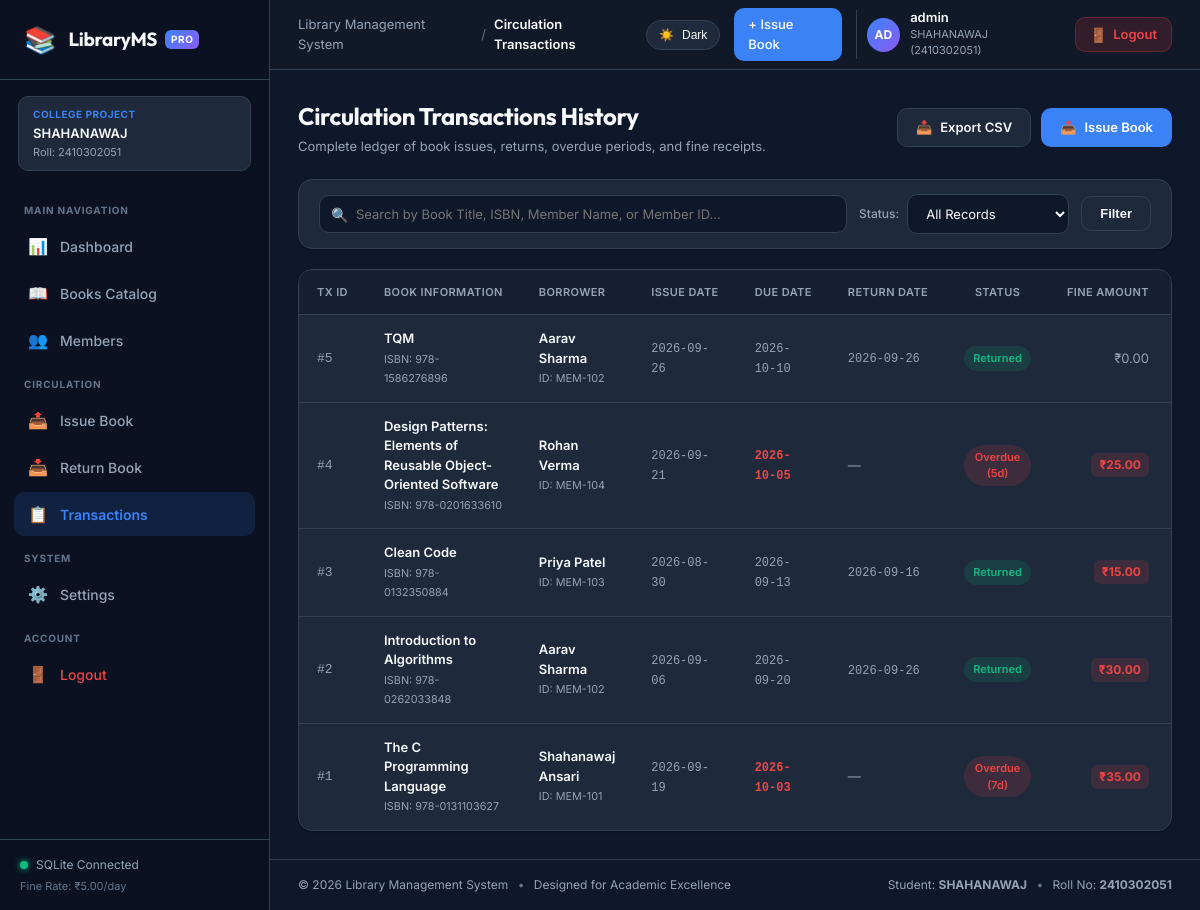
Page /transactions (signed in) on the earlier database version.
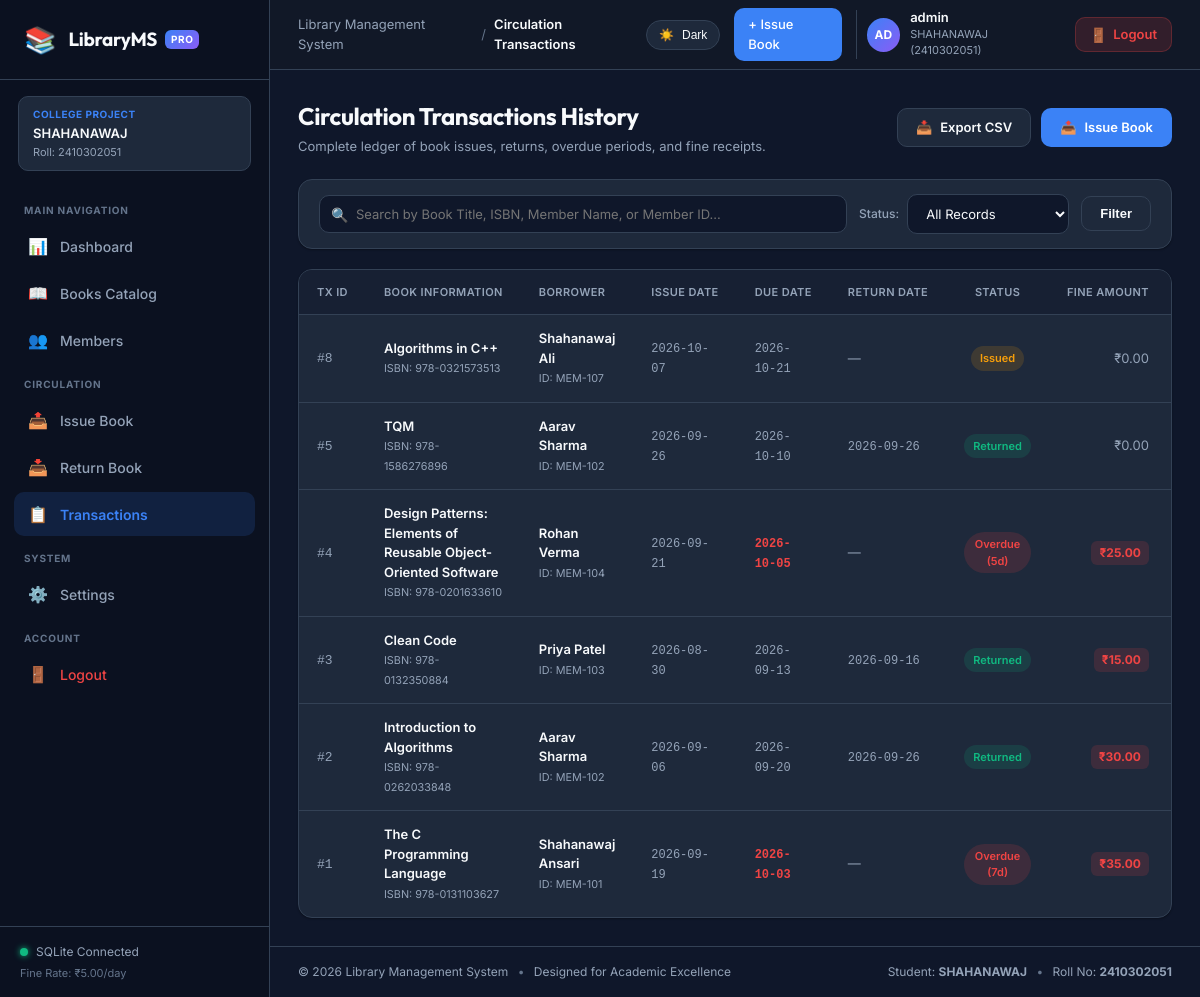
Same page on the later database version.
### tables this page shows
CREATE TABLE transactions (
            id INTEGER PRIMARY KEY AUTOINCREMENT,
            book_id INTEGER NOT NULL,
            member_id INTEGER NOT NULL,
            issue_date TEXT NOT NULL,
            due_date TEXT NOT NULL,
            return_date TEXT,
            status TEXT DEFAULT 'Issued',
            fine REAL DEFAULT 0.0,
            FOREIGN KEY (book_id) REFERENCES books(id) ON DELETE CASCADE,
            FOREIGN KEY (member_id) REFERENCES members(id) ON DELETE CASCADE
        );

CREATE TABLE books (
            id INTEGER PRIMARY KEY AUTOINCREMENT,
            isbn TEXT UNIQUE NOT NULL,
            title TEXT NOT NULL,
            author TEXT NOT NULL,
            category TEXT NOT NULL,
            quantity INTEGER NOT NULL CHECK(quantity >= 0),
            available INTEGER NOT NULL CHECK(available >= 0)
        );

CREATE TABLE members (
            id INTEGER PRIMARY KEY AUTOINCREMENT,
            member_id TEXT UNIQUE NOT NULL,
            name TEXT NOT NULL,
            phone TEXT NOT NULL,
            email TEXT NOT NULL
        );

### app.py (the view)
@app.route("/transactions")
def transactions_list():
    status_filter = request.args.get("status", "All")
    search_query = request.args.get("q", "").strip()
    transactions = TransactionService.get_all_transactions(
        search_query=search_query,
        status=status_filter
    )
    today_str = TransactionService.get_today_str()
    return render_template(
        "transactions.html",
        transactions=transactions,
        status_filter=status_filter,
        search_query=search_query,
        today_str=today_str
    )

### app.py (called while the page is built)
@app.context_processor
def inject_globals():
    settings = SettingsService.load_settings()
    current_theme = session.get("theme", "dark" if settings.get("dark_mode", True) else "light")
    current_user = None
    if session.get("user_id"):
        current_user = {
            "id": session.get("user_id"),
            "username": session.get("username", "admin"),
            "role": session.get("role", "Admin")
        }
    return {
        "app_title": APP_TITLE,
        "app_subtitle": APP_SUBTITLE,
        "student_name": STUDENT_NAME,
        "student_roll": STUDENT_ROLL,
        "currency_symbol": CURRENCY_SYMBOL,
        "fine_per_day": FINE_PER_DAY,
        "default_loan_days": DEFAULT_LOAN_DAYS,
        "current_theme": current_theme,
        "current_user": current_user,
        "now_year": datetime.now().year,
        "current_endpoint": request.endpoint or ""
    }

@app.after_request
def add_cache_control_headers(response):
    response.headers["Cache-Control"] = "no-cache, no-store, must-revalidate, max-age=0"
    response.headers["Pragma"] = "no-cache"
    response.headers["Expires"] = "0"
    return response

### templates/transactions.html (shortened to what the changed rows need)
{% extends "base.html" %}
{% block content %}
<div class="transactions-page">
    <div class="page-header">
        <div class="header-titles">
            <h1 class="page-title">Circulation Transactions History</h1>
        </div>
    </div>
    <div class="card">
        <div class="table-responsive">
            <table class="data-table">
                <thead>
                    <tr>
                        <th style="width: 70px;">Tx ID</th>
                        <th>Book Information</th>
                        <th>Borrower</th>
                        <th style="width: 120px;">Issue Date</th>
                        <th style="width: 120px;">Due Date</th>
                        <th style="width: 120px;">Return Date</th>
                        <th style="width: 140px; text-align: center;">Status</th>
                        <th style="width: 110px; text-align: right;">Fine Amount</th>
                        <th style="width: 130px; text-align: right;">Action</th>
                    </tr>
                </thead>
                <tbody>
                    {% if transactions %}
                        {% for tx in transactions %}
                        <tr>
                            <td><span class="font-mono text-muted">#{{ tx.id }}</span></td>
                            <td>
                                <div class="font-semibold">{{ tx.book_title }}</div>
                                <div class="text-muted"><small>ISBN: {{ tx.isbn }}</small></div>
                            </td>
                            <td>
                                <div class="font-semibold">{{ tx.member_name }}</div>
                                <div class="text-muted"><small>ID: {{ tx.member_code }}</small></div>
                            </td>
                            <td><span class="date-chip">{{ tx.issue_date }}</span></td>
                            <td>
                                <span class="date-chip {% if tx.is_overdue %}date-chip-overdue{% endif %}">
                                    {{ tx.due_date }}
                                </span>
                            </td>
                            <td>
                                {% if tx.return_date %}
                                    <span class="date-chip">{{ tx.return_date }}</span>
                                {% else %}
                                    <span class="text-muted">—</span>
                                {% endif %}
                            </td>
                            <td style="text-align: center;">
                                {% if tx.status == 'Issued' %}
                                    {% if tx.is_overdue %}
                                        <span class="badge badge-danger">Overdue ({{ tx.overdue_days }}d)</span>
                                    {% else %}
                                        <span class="badge badge-warning">Issued</span>
                                    {% endif %}
                                {% elif tx.status == 'Returned' %}
                                    <span class="badge badge-success">Returned</span>
                                {% else %}
                                    <span class="badge badge-secondary">{{ tx.status }}</span>
                                {% endif %}
                            </td>
                            <td style="text-align: right;">
                                {% if tx.current_fine and tx.current_fine > 0 %}
                                    <span class="fine-badge">{{ currency_symbol }}{{ "%.2f"|format(tx.current_fine) }}</span>
                                {% else %}
                                    <span class="text-muted">₹0.00</span>
                                {% endif %}
                            </td>
                            <td style="text-align: right;">
                            </td>
                        </tr>
                        {% endfor %}
                    {% endif %}
                </tbody>
            </table>
        </div>
    </div>
</div>
{% endblock %}

Differences in the rows shown:
added transactions: id "8", book_title "Algorithms in C++", isbn "978-0321573513", member_name "Shahanawaj Ali", member_code "MEM-107", issue_date "2026-10-07", due_date "2026-10-21", status "Issued", shows "₹0.00"
